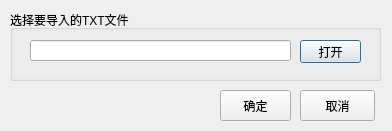
<?xml version="1.0" encoding="UTF-8"?>
<ui version="4.0">
 <class>ImportTXTDialog</class>
 <widget class="QDialog" name="ImportTXTDialog">
  <property name="geometry">
   <rect>
    <x>0</x>
    <y>0</y>
    <width>392</width>
    <height>131</height>
   </rect>
  </property>
  <property name="windowTitle">
   <string>导入TXT文件</string>
  </property>
  <property name="windowIcon">
   <iconset resource="rc.qrc">
    <normaloff>:/new/prefix2/rc/action/Go In.ico</normaloff>:/new/prefix2/rc/action/Go In.ico</iconset>
  </property>
  <widget class="QGroupBox" name="InfoGroupBox">
   <property name="geometry">
    <rect>
     <x>10</x>
     <y>10</y>
     <width>371</width>
     <height>71</height>
    </rect>
   </property>
   <property name="title">
    <string>选择要导入的TXT文件</string>
   </property>
   <widget class="QLineEdit" name="PathLineEdit">
    <property name="geometry">
     <rect>
      <x>20</x>
      <y>30</y>
      <width>261</width>
      <height>21</height>
     </rect>
    </property>
    <property name="readOnly">
     <bool>true</bool>
    </property>
   </widget>
   <widget class="QPushButton" name="OpenButton">
    <property name="geometry">
     <rect>
      <x>290</x>
      <y>30</y>
      <width>61</width>
      <height>23</height>
     </rect>
    </property>
    <property name="text">
     <string>打开</string>
    </property>
    <property name="icon">
     <iconset resource="rc.qrc">
      <normaloff>:/new/prefix1/rc/action/Folder3.ico</normaloff>:/new/prefix1/rc/action/Folder3.ico</iconset>
    </property>
   </widget>
  </widget>
  <widget class="QPushButton" name="QuitButton">
   <property name="geometry">
    <rect>
     <x>300</x>
     <y>90</y>
     <width>75</width>
     <height>31</height>
    </rect>
   </property>
   <property name="text">
    <string>取消</string>
   </property>
   <property name="icon">
    <iconset resource="rc.qrc">
     <normaloff>:/new/prefix1/rc/action/Cancel.ico</normaloff>:/new/prefix1/rc/action/Cancel.ico</iconset>
   </property>
  </widget>
  <widget class="QPushButton" name="OKButton">
   <property name="geometry">
    <rect>
     <x>220</x>
     <y>90</y>
     <width>71</width>
     <height>31</height>
    </rect>
   </property>
   <property name="text">
    <string>确定</string>
   </property>
   <property name="icon">
    <iconset resource="rc.qrc">
     <normaloff>:/new/prefix1/rc/action/Ok.ico</normaloff>:/new/prefix1/rc/action/Ok.ico</iconset>
   </property>
  </widget>
 </widget>
 <resources>
  <include location="rc.qrc"/>
 </resources>
 <connections/>
</ui>
